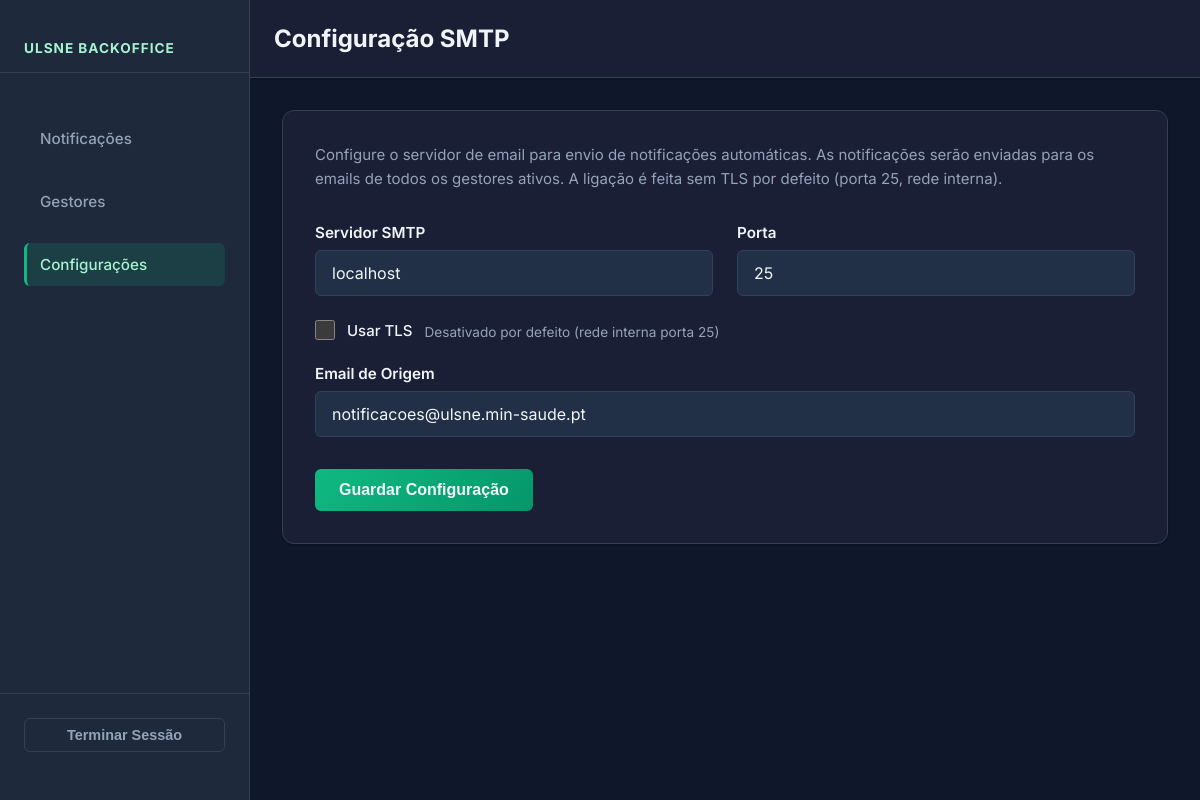
Screenshot of /admin/configuracoes/smtp (signed in) with the database file from the repository.
### app/models.py (models this page shows)
class SMTPConfig(db.Model):
    __tablename__ = 'smtp_config'
    id = db.Column(db.Integer, primary_key=True)
    host = db.Column(db.String(200), nullable=False, default='localhost')
    port = db.Column(db.Integer, nullable=False, default=25)
    use_tls = db.Column(db.Boolean, default=False)
    from_email = db.Column(db.String(200), nullable=False, default='notificacoes@ulsne.min-saude.pt')
    to_email = db.Column(db.String(200), nullable=False, default='')
    @staticmethod
    def get():
        config = SMTPConfig.query.first()
        if not config:
            config = SMTPConfig()
            db.session.add(config)
            db.session.commit()
        return config

### app/routes/settings.py (the view, shortened to what this page needs)
@bp.route('/smtp', methods=['GET', 'POST'])
@login_required
def smtp():
    config = SMTPConfig.get()
    form = SMTPForm(obj=config)
    return render_template('admin/smtp_settings.html', form=form)

### app/routes/settings.py
class SMTPForm(FlaskForm):
    host = StringField('Servidor SMTP', validators=[DataRequired()])
    port = IntegerField('Porta', validators=[DataRequired(), NumberRange(min=1, max=65535)])
    use_tls = BooleanField('Usar TLS')
    from_email = StringField('Email de Origem', validators=[DataRequired()])
    submit = SubmitField('Guardar Configuração')

### app/__init__.py (called while the page is built)
@login_manager.user_loader
def load_user(user_id):
    return User.query.get(int(user_id))

def create_app():
    app = Flask(__name__, instance_relative_config=True)
    app.config.from_object(Config)
    db.init_app(app)
    login_manager.init_app(app)
    csrf.init_app(app)
    from .routes.public import bp as public_bp
    from .routes.auth import bp as auth_bp
    from .routes.backoffice import bp as backoffice_bp
    from .routes.users import bp as users_bp
    from .routes.settings import bp as settings_bp
    app.register_blueprint(public_bp)
    app.register_blueprint(auth_bp)
    app.register_blueprint(backoffice_bp)
    app.register_blueprint(users_bp)
    app.register_blueprint(settings_bp)
    from datetime import datetime
    @app.context_processor
    def inject_now():
        return {'now': datetime.utcnow()}
    with app.app_context():
        db.create_all()
        _seed_admin()
    return app

### app/templates/admin/smtp_settings.html (shortened to what this page needs)
{% extends "admin/base_admin.html" %}
{% block topbar %}
  <h2 class="topbar-title">Configuração SMTP</h2>
{% endblock %}
{% block content %}
<div class="form-card">
  <p class="form-desc">Configure o servidor de email para envio de notificações automáticas. As notificações serão enviadas para os emails de todos os gestores ativos. A ligação é feita sem TLS por defeito (porta 25, rede interna).</p>
  <form method="POST">
    <div class="form-row">
      <div class="form-group form-group--grow">
        {{ form.host.label }}
        {{ form.host(class="form-control" + (" is-invalid" if form.host.errors else ""), placeholder="Ex: mailrelay.ulsne.min-saude.pt") }}
      </div>
      <div class="form-group form-group--fixed">
        {{ form.port.label }}
        {{ form.port(class="form-control" + (" is-invalid" if form.port.errors else "")) }}
      </div>
    </div>
    <div class="form-group-inline">
      {{ form.use_tls() }} {{ form.use_tls.label }}
      <span class="field-hint">Desativado por defeito (rede interna porta 25)</span>
    </div>
    <div class="form-group">
      {{ form.from_email.label }}
      {{ form.from_email(class="form-control" + (" is-invalid" if form.from_email.errors else "")) }}
    </div>
    <div class="form-actions">
      {{ form.submit(class="btn btn-primary") }}
    </div>
  </form>
</div>
{% endblock %}

### app/static/css/admin.css (style rules this page uses)
:root { --bg: #0f172a; --sidebar: #1e293b; --sidebar-hover: #334155; --sidebar-active: #0d9488; --surface: #1a1f35; --surface-2: #223047; --surface-3: #2d3d54; --border: #334155; --text: #f1f5f9; --text-muted: #94a3b8; --text-dim: #64748b; --green: #10b981; --green-dark: #059669; --green-light: #a7f3d0; --blue: #3b82f6; --blue-dark: #1e40af; --gold: #f59e0b; --red: #ef4444; --red-dim: rgba(239, 68, 68, 0.15); --shadow: 0 1px 3px 0 rgba(0, 0, 0, 0.3); --shadow-md: 0 4px 6px -1px rgba(0, 0, 0, 0.3); --shadow-lg: 0 10px 15px -3px rgba(0, 0, 0, 0.3); --radius: 12px; --radius-sm: 6px; --sidebar-w: 250px; --font-display: 'Inter', sans-serif; --font-body: 'Inter', -apple-system, BlinkMacSystemFont, 'Segoe UI', sans-serif; --font-mono: 'SF Mono', Consolas, 'Courier New', monospace; }
* { box-sizing: border-box; margin: 0; padding: 0; }
html { color-scheme: dark; scroll-behavior: smooth; -webkit-font-smoothing: antialiased; -moz-osx-font-smoothing: grayscale; }
body { font-family: var(--font-body); font-size: 15px; color: var(--text); background: var(--bg); min-height: 100vh; }
.admin-layout { display: flex; min-height: 100vh; }
.topbar-title { font-size: 1.5rem; font-weight: 700; flex: 1; }
.form-card { background: var(--surface); border: 1px solid var(--border); border-radius: var(--radius); padding: 2rem; box-shadow: var(--shadow); }
.form-desc { color: var(--text-muted); margin-bottom: 2rem; line-height: 1.6; }
.form-row { display: grid; grid-template-columns: repeat(auto-fit, minmax(250px, 1fr)); gap: 1.5rem; margin-bottom: 1.5rem; }
.form-group { display: flex; flex-direction: column; }
.form-group--grow { flex: 1; }
.form-group--fixed { flex: 0 0 120px; }
.form-group label { font-weight: 600; font-size: 0.95rem; margin-bottom: 0.5rem; color: var(--text); display: block; }
.form-control { padding: 0.75rem 1rem; background: var(--surface-2); border: 1px solid var(--border); border-radius: var(--radius-sm); color: var(--text); font-family: var(--font-body); font-size: 1rem; transition: all 0.2s; }
.form-group-inline { display: flex; align-items: center; gap: 0.75rem; margin: 1.5rem 0; }
.form-group-inline input[type="checkbox"] { width: 20px; height: 20px; cursor: pointer; accent-color: var(--green); }
.form-group-inline label { margin: 0; font-weight: 500; cursor: pointer; }
.field-hint { display: block; font-size: 0.85rem; color: var(--text-muted); margin-top: 0.25rem; }
.form-actions { display: flex; gap: 1rem; margin-top: 2rem; }
.btn { display: inline-flex; align-items: center; justify-content: center; gap: 0.5rem; padding: 0.75rem 1.5rem; border-radius: var(--radius-sm); font-weight: 600; font-size: 1rem; border: none; cursor: pointer; text-decoration: none; transition: all 0.2s; white-space: nowrap; }
.btn-primary { background: linear-gradient(135deg, var(--green) 0%, var(--green-dark) 100%); color: var(--white); }

### rows the page displays
SMTPConfig: host "localhost", port "25", from_email "notificacoes@ulsne.min-saude.pt"
